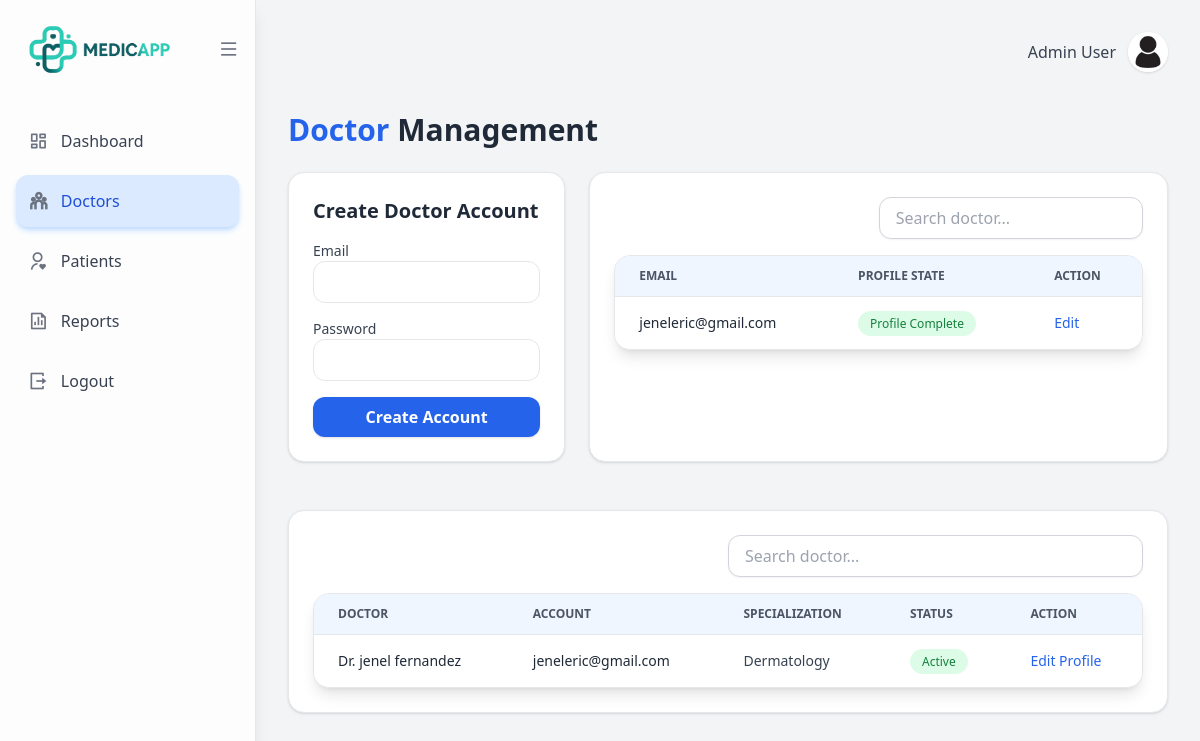
The app's page /admin/admin_doctors, older data.
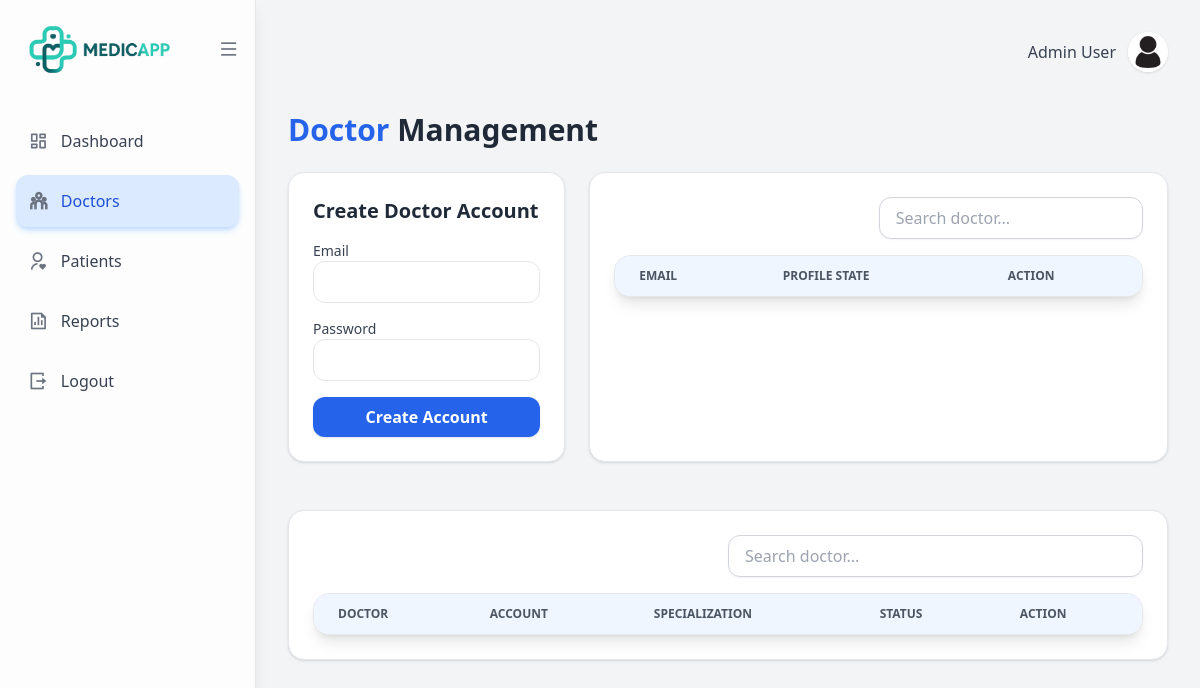
The same page, newer data.
### app/models/account.py (models this page shows)
class Account(db.Model):
    __tablename__ = "account"
    account_id: Mapped[int] = mapped_column(Integer, primary_key=True, autoincrement=True)
    email: Mapped[str] = mapped_column(String(100), unique=True)
    password: Mapped[str] = mapped_column(String(100))
    role: Mapped[str] = mapped_column(String(20))
    created_at: Mapped[datetime] = mapped_column(DateTime, default=datetime.utcnow)
    patient = relationship("Patient", back_populates="account", uselist=False)
    doctor = relationship("Doctor", back_populates="account", uselist=False)

### app/models/doctor.py (models this page shows)
class Doctor(db.Model):
    __tablename__ = "doctor"
    doctor_id: Mapped[int] = mapped_column(Integer, primary_key=True, autoincrement=True)
    account_id: Mapped[int] = mapped_column(ForeignKey("account.account_id"), unique=True)
    firstname: Mapped[str] = mapped_column(String(50))
    middlename: Mapped[str] = mapped_column(String(50), nullable=True)
    lastname: Mapped[str] = mapped_column(String(50))
    age: Mapped[int] = mapped_column(Integer)
    bloodtype: Mapped[str] = mapped_column(String(5), nullable=True)
    height: Mapped[str] = mapped_column(String, nullable=True)
    weight: Mapped[str] = mapped_column(String, nullable=True)
    specialization: Mapped[str] = mapped_column(String(100))
    gender: Mapped[str] = mapped_column(String(20))
    dob: Mapped[str] = mapped_column(String(10))
    pob: Mapped[str] = mapped_column(String(100), nullable=True)
    civilstatus: Mapped[str] = mapped_column(String(20), nullable=True)
    degree: Mapped[str] = mapped_column(String(100), nullable=True)
    nationality: Mapped[str] = mapped_column(String(50), nullable=True)
    religion: Mapped[str] = mapped_column(String(50), nullable=True)
    phone: Mapped[str] = mapped_column(String(20))
    email: Mapped[str] = mapped_column(String(100))
    profile_image: Mapped[str | None] = mapped_column(String(255), nullable=True)
    created_at: Mapped[datetime] = mapped_column(DateTime, default=datetime.utcnow)
    account: Mapped["Account"] = relationship(back_populates="doctor")
    appointments: Mapped[list["Appointment"]] = relationship(back_populates="doctor")
    records: Mapped[list["MedicalRecord"]] = relationship(back_populates="doctor")
    doctor_schedule = relationship("Doctor_Schedule", back_populates="doctor")

### app/routes/admin/doctors.py (the view, shortened to what this page needs)
@admin_bp.route('/admin_doctors', methods=['GET', 'POST'])
def admin_doctors():
    account_id = request.args.get('account_id', type=int)
    edit_account = Account.query.get(account_id) if account_id else None
    accounts = (
        db.session.query(Account)
        .outerjoin(Doctor, Doctor.account_id == Account.account_id)
        .filter(Account.role == 'doctor')
        .all()
    )
    doctors = Doctor.query.all()
    return render_template('admin/admin_doctors.html',
                           accounts=accounts,
                           doctors=doctors,
                           edit_account=edit_account
                           )

### app/templates/admin/admin_doctors.html (shortened to what the changed rows need)
{% extends 'base/layout.html' %}
{% block content %}
<div class="w-full flex bg-gray-100">
    <div class="flex-1 p-8">
        <div class="flex justify-between items-center mb-6">
            <h1 class="text-3xl font-bold text-gray-800">
                <span class="text-blue-600">Doctor</span> Management
            </h1>
        </div>
        <div class="grid grid-cols-3 gap-6">
            <div class="col-span-1 bg-white rounded-2xl shadow p-6 border">
                <h2 class="text-xl font-semibold text-gray-800 mb-4">
                    {{ 'Edit Doctor Account' if edit_account else 'Create Doctor Account' }}
                </h2>
            </div>
            <div class="col-span-2 bg-white rounded-2xl shadow p-6 border">
                <div class="bg-white shadow-lg rounded-2xl border border-gray-200 overflow-hidden">
                    <div class="max-h-[200px] overflow-y-auto">
                        <table class="min-w-full divide-y divide-gray-200">
                            <thead class="bg-blue-50 sticky top-0 z-10">
                                <tr>
                                    <th class="px-6 py-3 text-left text-xs font-semibold text-gray-600 uppercase">Email</th>
                                    <th class="px-6 py-3 text-left text-xs font-semibold text-gray-600 uppercase">Profile State</th>
                                    <th class="px-6 py-3 text-left text-xs font-semibold text-gray-600 uppercase">Action</th>
                                </tr>
                            </thead>
                            <tbody id="results" class="divide-y divide-gray-100 bg-white">
                                {% for account in accounts %}
                                <tr class="hover:bg-blue-50 transition">
                                    <td class="px-6 py-4 text-sm font-medium text-gray-800">
                                        {{ account.email }}
                                    </td>
                                    <td class="px-6 py-4 text-sm">
                                        {% if account.doctor %}
                                            <span class="px-3 py-1 rounded-full text-xs font-medium
                                                        bg-green-100 text-green-700">
                                            Profile Complete
                                            </span>
                                        {% endif %}
                                    </td>
                                    <td class="px-6 py-4 text-sm flex gap-4">
                                        <a href="{{ url_for('admin.admin_doctors', account_id=account.account_id) }}"
                                            class="text-blue-600 hover:text-blue-800 font-medium">
                                            Edit
                                        </a>
                                    </td>
                                </tr>
                                {% endfor %}
                            </tbody>
                        </table>
                    </div>
                </div>
            </div>
        </div>
        <div class="w-full bg-white rounded-2xl shadow p-6 border mt-12">
            <div class="bg-white shadow-lg rounded-2xl border border-gray-200 overflow-hidden">
                <div class="max-h-[450px] overflow-y-auto">
                    <table class="min-w-full divide-y divide-gray-200">
                        <thead class="bg-blue-50">
                            <tr>
                                <th class="px-6 py-3 text-left text-xs font-semibold text-gray-600 uppercase">Doctor</th>
                                <th class="px-6 py-3 text-left text-xs font-semibold text-gray-600 uppercase">Account</th>
                                <th class="px-6 py-3 text-left text-xs font-semibold text-gray-600 uppercase">Specialization</th>
                                <th class="px-6 py-3 text-left text-xs font-semibold text-gray-600 uppercase">Status</th>
                                <th class="px-6 py-3 text-left text-xs font-semibold text-gray-600 uppercase">Action</th>
                            </tr>
                        </thead>
                        <tbody id="results" class="divide-y divide-gray-100 bg-white">
                            {% for doctor in doctors %}
                            <tr class="hover:bg-blue-50 transition">
                                <td class="px-6 py-4 text-sm font-medium text-gray-800">
                                    Dr. {{ doctor.firstname }} {{ doctor.lastname }}
                                </td>
                                <td class="px-6 py-4 text-sm font-medium text-gray-800">
                                    {{ doctor.email }}
                                </td>
                                <td class="px-6 py-4 text-sm text-gray-700">
                                    {{ doctor.specialization }}
                                </td>
                                <td class="px-6 py-4 text-sm">
                                    <span class="px-3 py-1 rounded-full text-xs font-medium
                                                bg-green-100 text-green-700">
                                        Active
                                    </span>
                                </td>
                                <td class="px-6 py-4 text-sm flex gap-4">
                                    <a href="{{ url_for('admin.edit_doctor', doctor_id=doctor.doctor_id) }}"
                                    class="text-blue-600 hover:text-blue-800 font-medium">
                                    Edit Profile
                                    </a>
                                </td>
                            </tr>
                            {% endfor %}
                        </tbody>
                    </table>
                </div>
            </div>
        </div>
    </div>
</div>
{% endblock %}

Row changes from the older to the newer data that the page shows:
no longer on this page (row edited): Account: email "jeneleric@gmail.com"
removed Doctor: firstname "jenel", lastname "fernandez", email "jeneleric@gmail.com", specialization "Dermatology"
